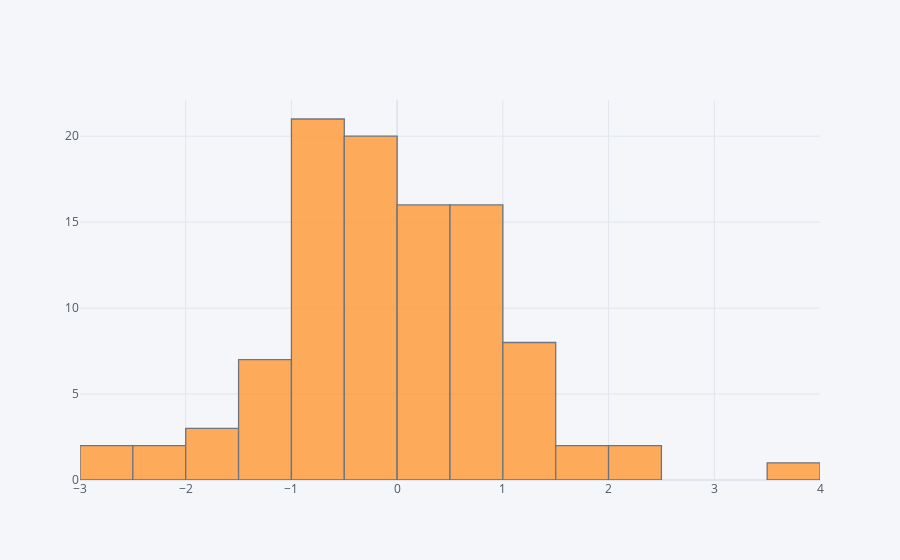

The notebook cell this image was saved under:
### Markdown cell above
## histogram

### Code cell
df['A'].iplot(kind='hist',bins=25)

### Figure 1 — Plotly figure (JSON) as saved in the notebook; plotly's stock layout.template omitted (floating-point values rounded to 4 significant figures)
{"data": [{"histfunc": "count", "histnorm": "", "marker": {"color": "rgba(255, 153, 51, 1.0)", "line": {"color": "#4D5663", "width": 1.3}}, "name": "A", "nbinsx": 25, "opacity": 0.8, "orientation": "v", "type": "histogram", "x": [-0.7848, 0.5887, -0.5514, 0.08841, -0.9571, -0.1747, -0.7754, 0.4946, -0.4578, -0.73, 2.121, -2.235, -0.2162, -2.846, -0.5216, 1.06, -0.3979, 1.88, 1.204, -0.8844, 1.03, -0.4258, 0.8729, 0.7016, -0.3869, 0.8413, 0.05399, 0.04318, -2.922, 0.0834, 3.514, 0.06711, -0.8317, 0.1179, -0.4009, -0.6473, -1.253, 0.06122, -0.1444, -0.7904, -0.1233, 1.026, 0.2478, 0.07655, 0.6317, -1.341, -1.442, -0.1042, 0.2068, -0.8888, -0.1809, -1.179, 0.8841, 0.543, -0.926, 0.6119, 0.574, 1.309, 0.5563, 1.814, -0.6443, 2.071, -1.048, -1.219, 0.4683, -0.2272, -0.4809, 0.964, 0.2699, 0.08285, 0.4892, 0.74, -0.9395, 1.013, -0.6381, -0.5321, 0.78, -0.6986, -0.9621, -0.6193, 0.9044, -1.452, -0.4893, -0.2642, 0.8317, 1.249, -0.4052, -0.3993, 0.6302, -2.033, -0.2978, -0.7431, -0.05141, -1.617, -0.04932, -0.8156, -1.779, -1.617, 0.1127, 1.279]}], "layout": {"barmode": "overlay", "legend": {"bgcolor": "#F5F6F9", "font": {"color": "#4D5663"}}, "paper_bgcolor": "#F5F6F9", "plot_bgcolor": "#F5F6F9", "title": {"font": {"color": "#4D5663"}}, "xaxis": {"gridcolor": "#E1E5ED", "showgrid": true, "tickfont": {"color": "#4D5663"}, "title": {"font": {"color": "#4D5663"}, "text": ""}, "zerolinecolor": "#E1E5ED"}, "yaxis": {"gridcolor": "#E1E5ED", "showgrid": true, "tickfont": {"color": "#4D5663"}, "title": {"font": {"color": "#4D5663"}, "text": ""}, "zerolinecolor": "#E1E5ED"}}}
